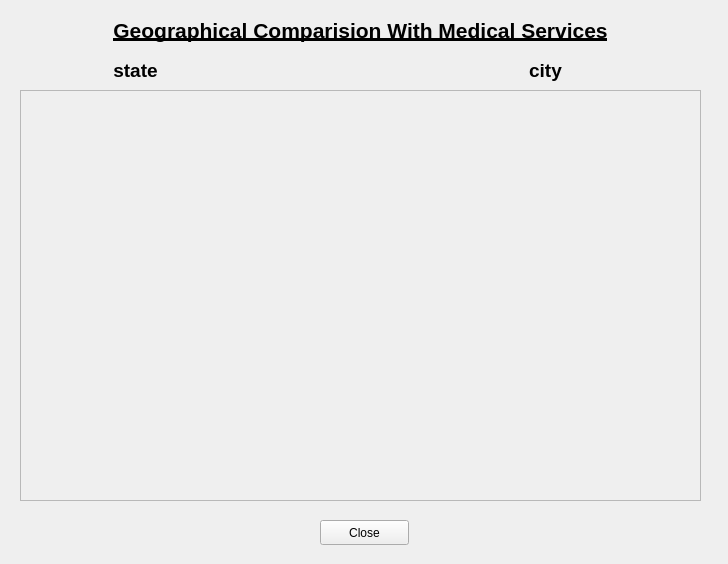
<?xml version="1.0" encoding="UTF-8"?>
<ui version="4.0">
 <class>geographicalGraph</class>
 <widget class="QWidget" name="geographicalGraph">
  <property name="geometry">
   <rect>
    <x>0</x>
    <y>0</y>
    <width>728</width>
    <height>564</height>
   </rect>
  </property>
  <property name="windowTitle">
   <string>Form</string>
  </property>
  <widget class="QFrame" name="frame">
   <property name="geometry">
    <rect>
     <x>20</x>
     <y>90</y>
     <width>681</width>
     <height>411</height>
    </rect>
   </property>
   <property name="frameShape">
    <enum>QFrame::StyledPanel</enum>
   </property>
   <property name="frameShadow">
    <enum>QFrame::Raised</enum>
   </property>
  </widget>
  <widget class="QLabel" name="titleLabel">
   <property name="geometry">
    <rect>
     <x>20</x>
     <y>10</y>
     <width>681</width>
     <height>41</height>
    </rect>
   </property>
   <property name="styleSheet">
    <string notr="true">font-size:14pt;
font-weight: bold;</string>
   </property>
   <property name="text">
    <string>&lt;html&gt;&lt;head/&gt;&lt;body&gt;&lt;p align=&quot;center&quot;&gt;&lt;span style=&quot; font-size:16pt; text-decoration: underline;&quot;&gt;Geographical Comparision With Medical Services&lt;/span&gt;&lt;/p&gt;&lt;/body&gt;&lt;/html&gt;</string>
   </property>
  </widget>
  <widget class="QPushButton" name="closeButton">
   <property name="geometry">
    <rect>
     <x>320</x>
     <y>520</y>
     <width>89</width>
     <height>25</height>
    </rect>
   </property>
   <property name="text">
    <string>Close</string>
   </property>
  </widget>
  <widget class="QLabel" name="titleLabel_2">
   <property name="geometry">
    <rect>
     <x>10</x>
     <y>50</y>
     <width>251</width>
     <height>41</height>
    </rect>
   </property>
   <property name="styleSheet">
    <string notr="true">font-size:14pt;
font-weight: bold;</string>
   </property>
   <property name="text">
    <string>&lt;html&gt;&lt;head/&gt;&lt;body&gt;&lt;p align=&quot;center&quot;&gt;state&lt;/p&gt;&lt;/body&gt;&lt;/html&gt;</string>
   </property>
  </widget>
  <widget class="QLabel" name="titleLabel_3">
   <property name="geometry">
    <rect>
     <x>420</x>
     <y>50</y>
     <width>251</width>
     <height>41</height>
    </rect>
   </property>
   <property name="styleSheet">
    <string notr="true">font-size:14pt;
font-weight: bold;</string>
   </property>
   <property name="text">
    <string>&lt;html&gt;&lt;head/&gt;&lt;body&gt;&lt;p align=&quot;center&quot;&gt;city&lt;/p&gt;&lt;/body&gt;&lt;/html&gt;</string>
   </property>
  </widget>
 </widget>
 <resources/>
 <connections/>
</ui>
